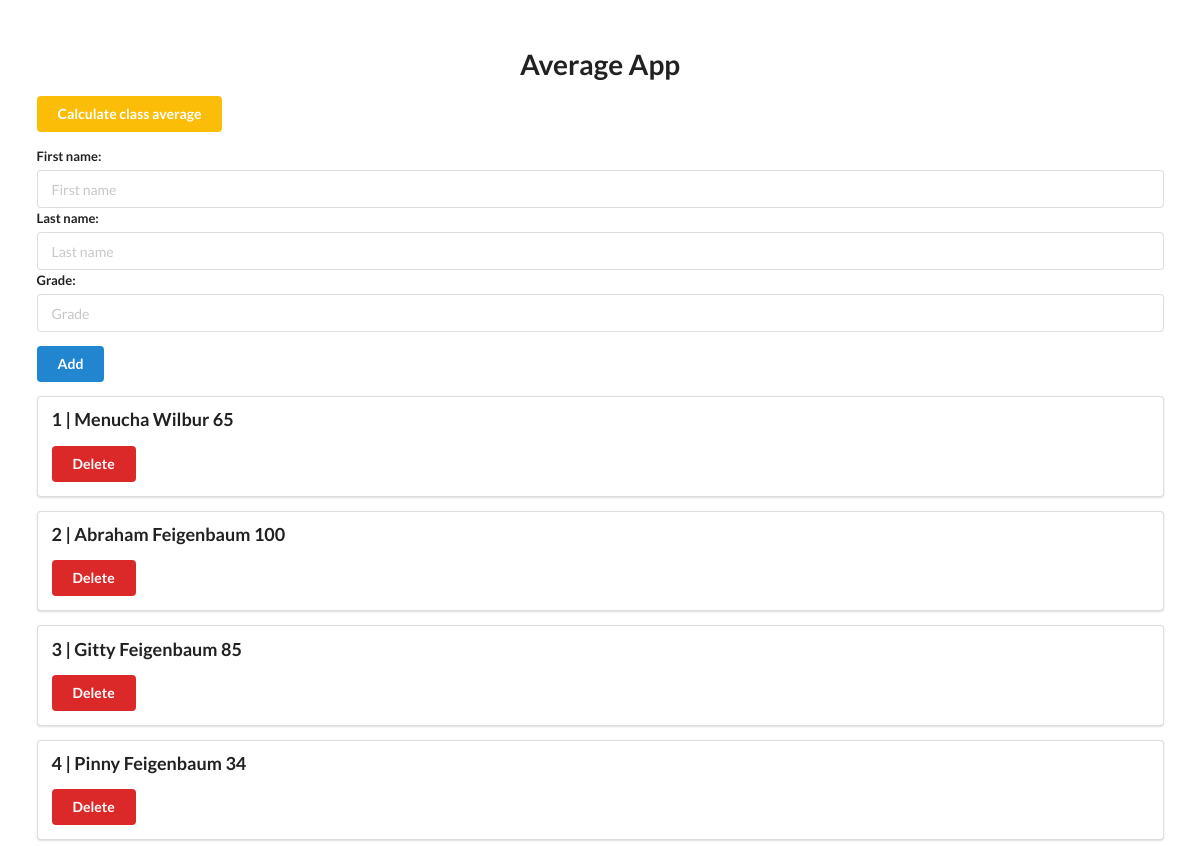
Before: / with the older database file.
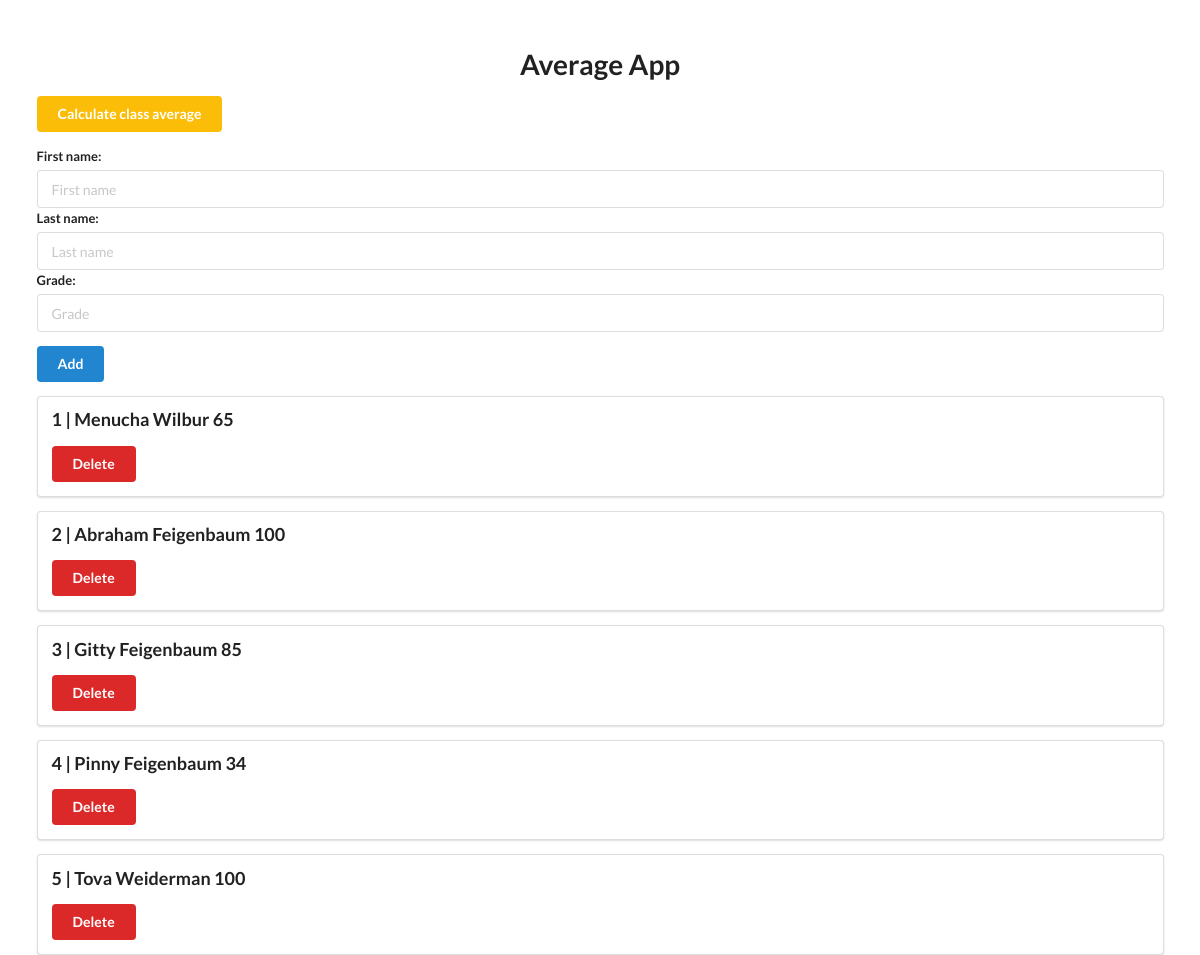
After: the same page with the newer database file.
### app.py (models this page shows)
class Students(project.Model):
    StudentID = project.Column(project.Integer, primary_key=True)
    FirstName = project.Column(project.String(20))
    LastName = project.Column(project.String(30))
    Grade = project.Column(project.Integer)
    def __repr__(self):
        return f'<Student {self.StudentID}-{self.FirstName}-{self.LastName}-{self.Grade}'

### app.py (the view)
@app.get("/")
def home():
    grade_list = []
    grade_list = project.session.query(Students).all()
    return render_template('base.html', grade_list=grade_list)

### templates/base.html (shortened to what this page needs)
<!DOCTYPE html>
<html lang="en">
<head>
    <link rel="stylesheet" href="https://cdn.jsdelivr.net/npm/semantic-ui@2.4.2/dist/semantic.min.css">
</head>
<body>
    <div style="margin-top: 50px;" class="ui container">
        <h1 class="ui center aligned header">
            Average App
        </h1>
        <p>
            <a class="ui yellow button" href="/get_average/">Calculate class average</a>
        </p>
        <form class="ui form" action="/add" method="post">
            <div class="field">
                <label>First name:</label>
                <input type="text" name="fname" placeholder="First name">
                <br>
                <label>Last name:</label>
                <input type="text" name="lname" placeholder="Last name">
                <br>
                <label>Grade:</label>
                <input type="text" name="grd" placeholder="Grade">
                <br>
            </div>
            <button class="ui blue button" type="submit">Add</button>
        </form>
        {% for record in grade_list %}
                <div class="ui segment">
                    <p class="ui big header">{{record.StudentID}} | {{record.FirstName}} {{record.LastName}} {{record.Grade}}</p>
                    <a class="ui red button" href="/delete/{{record.StudentID}}">Delete</a>
                </div>
        {% endfor %}
    </div>
</body>
</html>

Changed rows visible on the page:
added Students: StudentID "5", FirstName "Tova", LastName "Weiderman", Grade "100"
